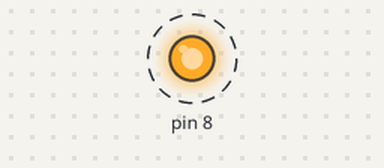
This sketch was run on a simulated Arduino Uno, built with avr-gcc and run on an emulated ATmega328P. Parts: output pins drawn as LEDs (lit = HIGH). Dashed ring = blinking.

Above: at 0.1 s.
Timing chart, 0 to 3.0 s (numbered marks = the images above):
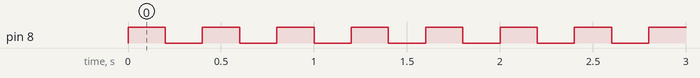

The sketch:

Buzzer.ino
```cpp
int st = 1;
void setup() {
  pinMode(8, OUTPUT);

  // put your setup code here, to run once:

}

void loop() {

digitalWrite(8, 1);
delay(200);
digitalWrite(8, 0);
delay(200);


  }
```

Measured:
- by itself, pin 8: alternates HIGH for 0.20 s and LOW for 0.20 s
